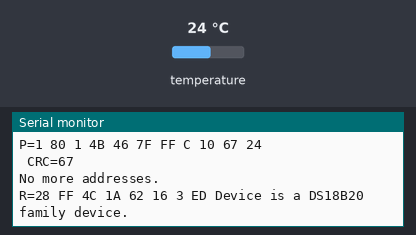
The sketch below on a simulated Arduino Uno, built with avr-gcc and run on an emulated ATmega328P. On the bench: the last lines printed to the serial monitor. The inputs (shaded band) are chosen by the test bench; at power-on: temperature 24 °C.

Above: at 2.8 s.
2.9 s: temperature set to 12 °C
At 3.9 s:
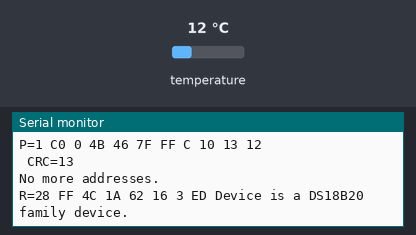
5.7 s: temperature set to 28 °C
At 6.9 s:
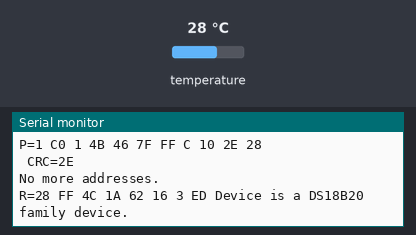
7.8 s: temperature set to 33 °C
At 9.3 s:
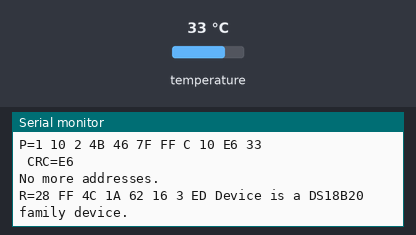
11.0 s: temperature set to 7 °C
At 12.4 s:
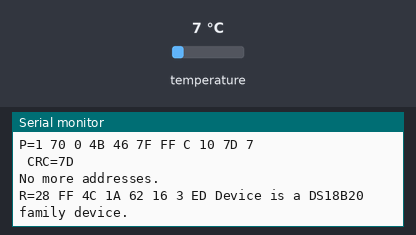
13.1 s: temperature set to 10 °C
At 14.6 s:
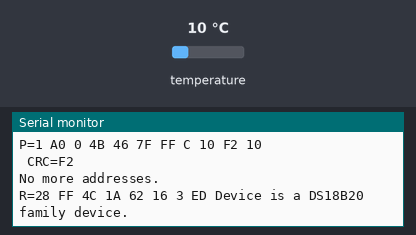
15.2 s: temperature set to 8 °C
At 16.7 s:
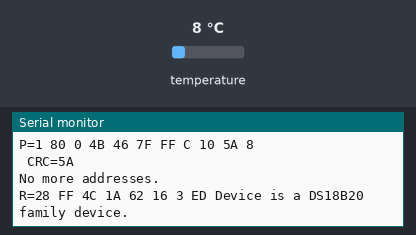

The sketch:

termometr.ino
```cpp
#include <OneWire.h>

// DS18S20 Temperature chip i/o
OneWire ds(2);  // on pin 10

void setup(void) {
  // initialize inputs/outputs
  // start serial port
  Serial.begin(9600);
}

void loop(void) {
  byte i;
  byte present = 0;
  byte data[12];
  byte addr[8];

  if ( !ds.search(addr)) {
      Serial.print("No more addresses.\n");
      ds.reset_search();
      return;
  }

  Serial.print("R=");
  for( i = 0; i < 8; i++) {
    Serial.print(addr[i], HEX);
    Serial.print(" ");
  }

  if ( OneWire::crc8( addr, 7) != addr[7]) {
      Serial.print("CRC is not valid!\n");
      return;
  }

  if ( addr[0] == 0x10) {
      Serial.print("Device is a DS18S20 family device.\n");
  }
  else if ( addr[0] == 0x28) {
      Serial.print("Device is a DS18B20 family device.\n");
  }
  else {
      Serial.print("Device family is not recognized: 0x");
      Serial.println(addr[0],HEX);
      return;
  }

  ds.reset();
  ds.select(addr);
  ds.write(0x44,1);         // start conversion, with parasite power on at the end

  delay(1000);     // maybe 750ms is enough, maybe not
  // we might do a ds.depower() here, but the reset will take care of it.

  present = ds.reset();
  ds.select(addr);
  ds.write(0xBE);         // Read Scratchpad

  Serial.print("P=");
  Serial.print(present,HEX);
  Serial.print(" ");
  for ( i = 0; i < 9; i++) {           // we need 9 bytes
    data[i] = ds.read();
    Serial.print(data[i], HEX);
    Serial.print(" ");
  }

  int temp = ((int) (data[0])) + (((int) (data[1])) << 8 ) >> 4;
  Serial.println( temp );

  Serial.print(" CRC=");
  Serial.print( OneWire::crc8( data, 8), HEX);
  Serial.println();
}
```

Measured:
- after the input at 2.9 s, the serial monitor: prints a new line after 0.24 s (image 1)
- after the input at 5.7 s, the serial monitor: prints a new line after 0.63 s (image 2)
- after the input at 7.8 s, the serial monitor: prints a new line after 0.65 s (image 3)
- after the input at 11.0 s, the serial monitor: prints a new line after 0.63 s (image 4)
- after the input at 13.1 s, the serial monitor: prints a new line after 0.65 s (image 5)
- after the input at 15.2 s, the serial monitor: prints a new line after 0.68 s (image 6)
